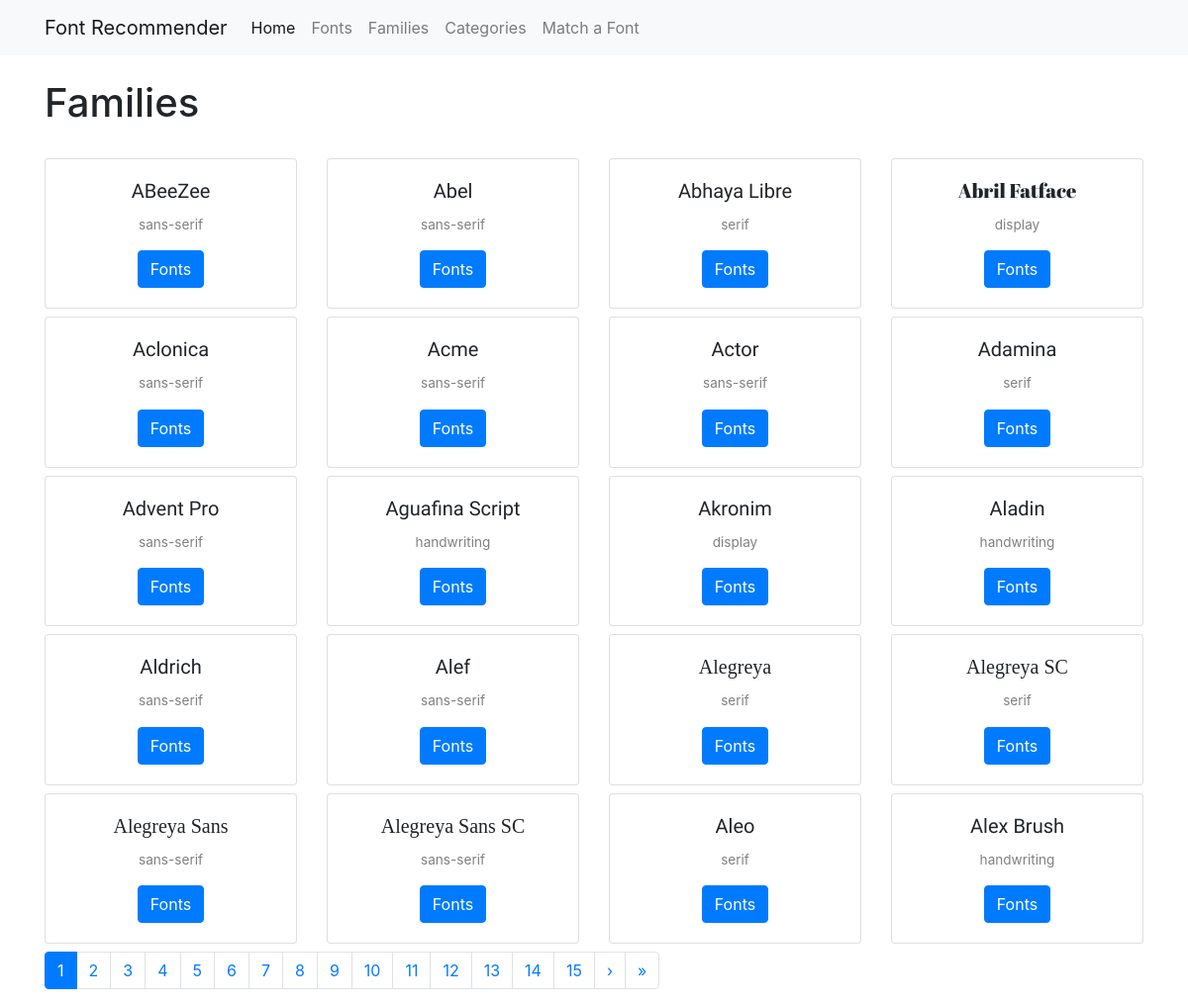
The page /families/ on the database as committed earlier.
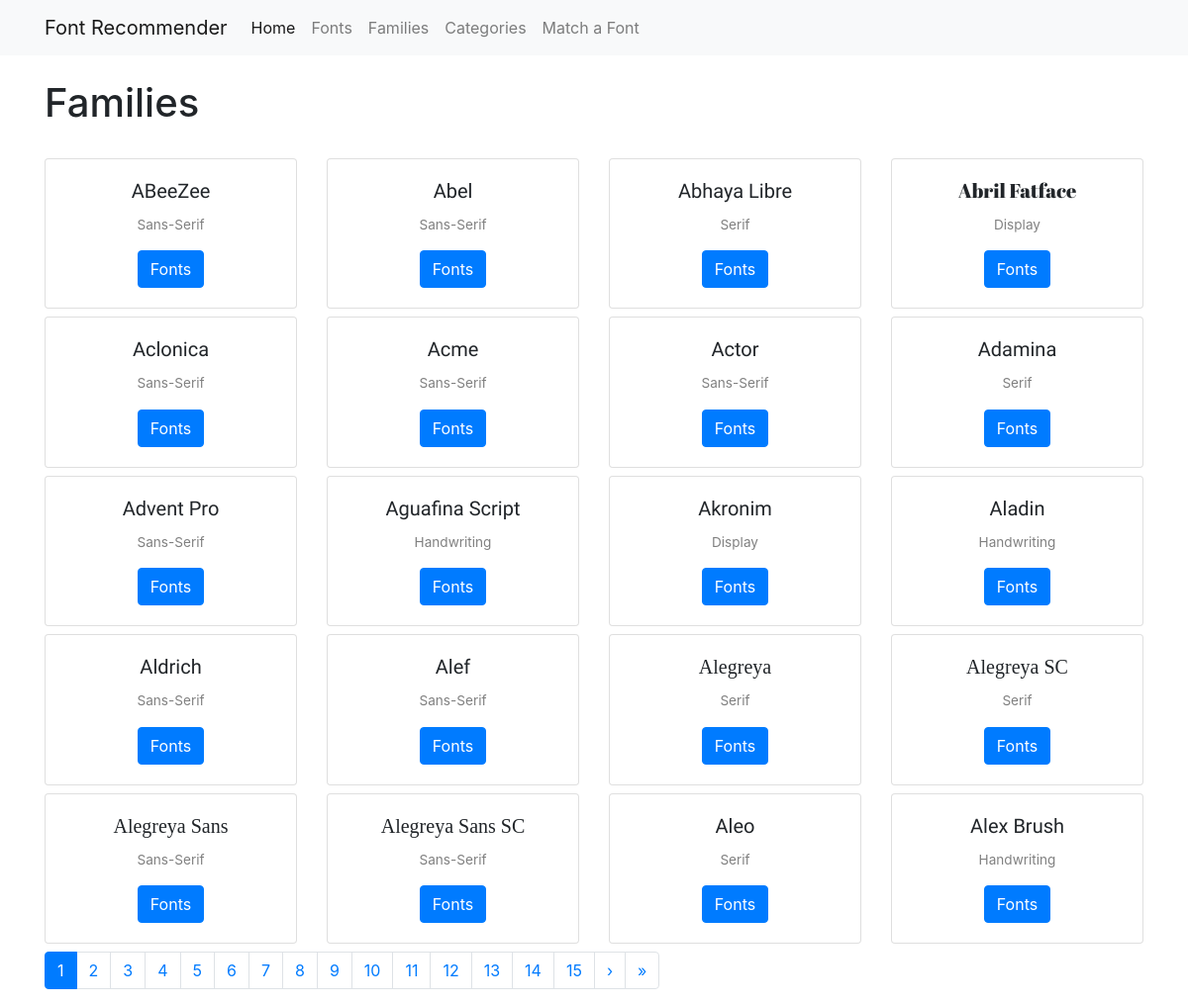
The same page on the database as committed later.
### families/models.py (models this page shows, shortened)
class Family(models.Model):
    name = models.CharField(max_length=255, default=None, primary_key=True)
    category = models.ForeignKey(cm.Category, default=None, on_delete=models.CASCADE)
    url = models.URLField()
    class Meta:
        verbose_name_plural = 'Families'

### categories/models.py (models this page shows, shortened)
class Category(models.Model):
    name = models.CharField(max_length=255, default=None, primary_key=True)
    class Meta:
        verbose_name_plural = 'Categories'

### families/views.py (the view)
# urls.py: path('families/', include('families.urls')),
def families(request):
    family_list = Family.objects.all().order_by('name')
    page = request.GET.get('page', 1)
    paginator = Paginator(family_list, 20)
    try:
        families = paginator.page(page)
    except PageNotAnInteger:
        families = paginator.page(1)
    except EmptyPage:
        families = paginator.page(paginator.num_pages)
    context = {
        'families': families
    }
    return render(request, 'families.html', context)

### families/templates/families.html (shortened to what this page needs)
{% extends "base.html" %}
{% load static %}
{% block page_content %}
<h1>Families</h1>
<br>
<div class="row">
{% for family in families %}
    <div class="col-md-3">
        <div class="card mb-2" style="text-align: center;">
            <div class="card-body">
                <h5 class="card-title" style="font-family: {{ family.name }}">{{ family.name }}</h5>
                <p class="card-text" style="font-size: 0.85em; color:gray;">{{ family.category.name }}</p>
                <a href="{% url 'family' family.pk %}" class="btn btn-primary">Fonts</a>
            </div>
        </div>
    </div>
    {% endfor %}
</div>
{% if families.has_other_pages %}
<nav aria-label="Family list pagination">
  <ul class="pagination">
    {% for num in families.paginator.page_range %}
        {% if families.number == num %}
        <li class="page-item active"><span class="pagination-number pagination-current page-link">{{ num }}</span></li>
        {% elif num > families.number|add:'-15' and num < families.number|add:'15' %}
            <li class="page-item"><a class="pagination-number page-link" href="?page={{ num }}">{{ num }}</a></li>
        {% endif %}
      {% endfor %}
    {% if families.has_next %}
    <li class="page-item">
      <a class="page-link" href="?page={{ families.next_page_number }}" aria-label="Next">
        <span aria-hidden="true">&rsaquo;</span>
      </a>
    </li>
        <li class="page-item">
      <a class="page-link" href="?page={{ families.paginator.num_pages }}" aria-label="Last">
        <span aria-hidden="true">&raquo;</span>
      </a>
    </li>
    {% endif %}
  </ul>
</nav>
{% endif %}
{% endblock %}

Rows that differ between the two databases and show on the page:
changed Family "ABeeZee": category.name "sans-serif" → "Sans-Serif"
changed Family "Abel": category.name "sans-serif" → "Sans-Serif"
changed Family "Abhaya Libre": category.name "serif" → "Serif"
changed Family "Abril Fatface": category.name "display" → "Display"
changed Family "Aclonica": category.name "sans-serif" → "Sans-Serif"
changed Family "Acme": category.name "sans-serif" → "Sans-Serif"
changed Family "Actor": category.name "sans-serif" → "Sans-Serif"
changed Family "Adamina": category.name "serif" → "Serif"
changed Family "Advent Pro": category.name "sans-serif" → "Sans-Serif"
changed Family "Aguafina Script": category.name "handwriting" → "Handwriting"
changed Family "Akronim": category.name "display" → "Display"
changed Family "Aladin": category.name "handwriting" → "Handwriting"
changed Family "Aldrich": category.name "sans-serif" → "Sans-Serif"
changed Family "Alef": category.name "sans-serif" → "Sans-Serif"
changed Family "Alegreya": category.name "serif" → "Serif"
changed Family "Alegreya SC": category.name "serif" → "Serif"
changed Family "Alegreya Sans": category.name "sans-serif" → "Sans-Serif"
changed Family "Alegreya Sans SC": category.name "sans-serif" → "Sans-Serif"
changed Family "Aleo": category.name "serif" → "Serif"
changed Family "Alex Brush": category.name "handwriting" → "Handwriting"
